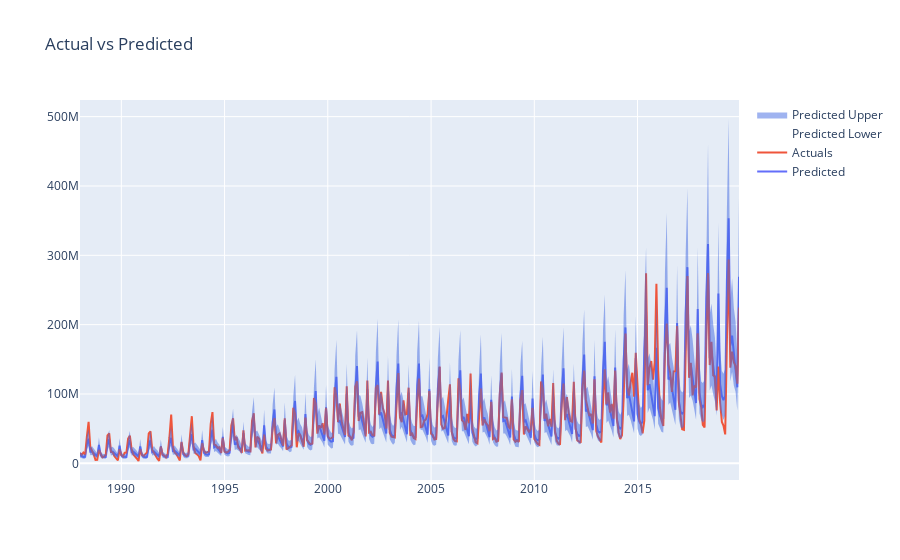

Notebook cell for this chart:
### Markdown cell above
#### Visualise Actuals vs Prediction

### Code cell
## plot predicted values against actuals, for test range (2018 and 2019 only)
fig = go.Figure()
x_vals1 = df_year_filter(model_eval_exp, 1988, 2019)['ds']


# fig = px.line(preds, title='prediction vs actual', )
fig.add_trace(go.Scatter(
    x=x_vals1,
    y= model_eval_exp['y-predicted'], name = 'Predicted'
))
fig.add_trace(go.Scatter(
    x=x_vals1,
    y= model_eval_exp['y-actual'], name = 'Actuals'
))

fig.update_layout(title='Actual vs Predicted')

fig.add_trace(go.Scatter(x=x_vals1, y=model_eval_exp['yhat_upper'],
    fill=None,
    mode='lines',
    line_color='royalblue',line_width=0, name='Predicted Lower'
    ))
fig.add_trace(go.Scatter(
    x=x_vals1, y=model_eval_exp['yhat_lower'],
    fill='tonexty', # fill area between trace0 and trace1
    mode='lines', line_color='royalblue', line_width=0, name='Predicted Upper'))

fig.show()

### Figure 1 — Plotly figure (JSON) as saved in the notebook; plotly's stock layout.template omitted (floating-point values rounded to 4 significant figures; data arrays with more than 128 entries replaced by an {"elided": "..."} marker saying what was removed)
{"data": [{"name": "Predicted", "type": "scatter", "x": {"elided": "384 str values"}, "y": {"elided": "384 float values"}}, {"name": "Actuals", "type": "scatter", "x": {"elided": "384 str values"}, "y": {"elided": "384 float values"}}, {"line": {"color": "royalblue", "width": 0}, "mode": "lines", "name": "Predicted Lower", "type": "scatter", "x": {"elided": "384 str values"}, "y": {"elided": "384 float values"}}, {"fill": "tonexty", "line": {"color": "royalblue", "width": 0}, "mode": "lines", "name": "Predicted Upper", "type": "scatter", "x": {"elided": "384 str values"}, "y": {"elided": "384 float values"}}], "layout": {"autosize": true, "title": {"text": "Actual vs Predicted"}, "xaxis": {"autorange": true, "range": ["1988-01-01", "2019-12-01"], "type": "date"}, "yaxis": {"autorange": true, "range": [-24050000.0, 524000000.0], "type": "linear"}}}
